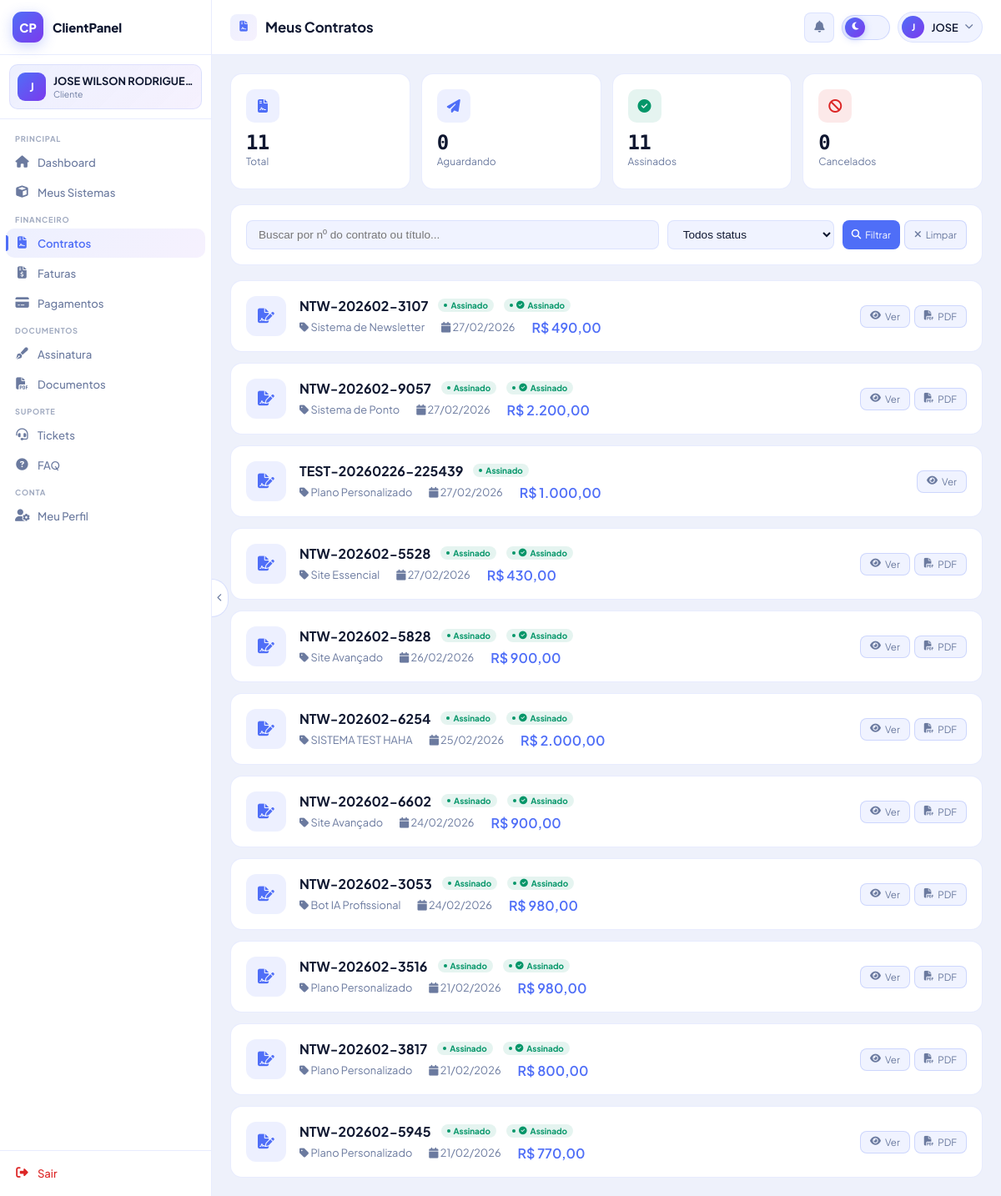
Screenshot of /cliente/modules/contratos/index.php (signed in) with the database file from the repository.
### tables this page shows
CREATE TABLE `clientes` (
  `id` int(11) NOT NULL,
  `nome` varchar(200) NOT NULL,
  `email` varchar(100) NOT NULL,
  `username` varchar(50) DEFAULT NULL,
  `codigo_indicacao` varchar(100) DEFAULT NULL,
  `indicado_por` int(11) DEFAULT NULL,
  `total_indicacoes` int(11) DEFAULT 0,
  `desconto_indicacao` decimal(10,2) DEFAULT 0.00,
  `validade_desconto` date DEFAULT NULL,
  `password_hash` varchar(255) DEFAULT NULL,
  `telefone` varchar(20) DEFAULT NULL,
  `celular` varchar(20) DEFAULT NULL,
  `cpf_cnpj` varchar(20) DEFAULT NULL,
  `rg_ie` varchar(20) DEFAULT NULL,
  `data_nascimento` date DEFAULT NULL,
  `empresa` varchar(200) DEFAULT NULL,
  `cargo` varchar(100) DEFAULT NULL,
  `endereco` text DEFAULT NULL,
  `cidade` varchar(100) DEFAULT NULL,
  `estado` char(2) DEFAULT NULL,
  `cep` varchar(10) DEFAULT NULL,
  `observacoes` text DEFAULT NULL,
  `foto` varchar(255) DEFAULT NULL,
  `status` enum('ativo','inativo','bloqueado') DEFAULT 'ativo',
  `tipo` enum('cliente','admin','parceiro') DEFAULT 'cliente',
  `created_at` timestamp NOT NULL DEFAULT current_timestamp(),
  `updated_at` timestamp NULL DEFAULT NULL ON UPDATE current_timestamp(),
  `ultimo_acesso` datetime DEFAULT NULL,
  `tentativas_falhas` int(11) DEFAULT 0,
  `bloqueado_ate` datetime DEFAULT NULL,
  `token_recuperacao` varchar(100) DEFAULT NULL,
  `token_expira` datetime DEFAULT NULL
);

CREATE TABLE `contratos` (
  `id` int(11) NOT NULL,
  `cliente_id` int(11) NOT NULL,
  `plano_contratado_id` int(11) DEFAULT NULL,
  `tipo_contrato` enum('adesao','renovacao','cancelamento','aditivo') NOT NULL,
  `numero_contrato` varchar(50) NOT NULL,
  `versao` varchar(20) DEFAULT '1.0',
  `titulo` varchar(255) NOT NULL,
  `conteudo` longtext NOT NULL,
  `valor_total` decimal(10,2) DEFAULT NULL,
  `valor_entrada` decimal(10,2) DEFAULT NULL,
  `valor_mensal` decimal(10,2) DEFAULT NULL,
  `numero_parcelas` int(11) DEFAULT 1,
  `dia_vencimento` int(11) DEFAULT 10,
  `data_primeira_parcela` date DEFAULT NULL,
  `data_primeira_mensalidade` date DEFAULT NULL,
  `multa_cancelamento` decimal(10,2) DEFAULT NULL,
  `percentual_multa` decimal(5,2) DEFAULT NULL COMMENT 'Percentual da multa',
  `prazo_fidelidade` int(11) DEFAULT NULL COMMENT 'Meses de fidelidade',
  `data_assinatura` datetime DEFAULT NULL,
  `data_vencimento` date DEFAULT NULL,
  `data_cancelamento` datetime DEFAULT NULL,
  `motivo_cancelamento` text DEFAULT NULL,
  `status` enum('rascunho','enviado','assinado','cancelado','vencido') DEFAULT 'rascunho',
  `pdf_path` varchar(255) DEFAULT NULL,
  `observacoes` text DEFAULT NULL,
  `created_by` int(11) DEFAULT NULL,
  `created_at` timestamp NOT NULL DEFAULT current_timestamp(),
  `updated_at` timestamp NULL DEFAULT NULL ON UPDATE current_timestamp()
);

CREATE TABLE `planos_contratados` (
  `id` int(11) NOT NULL,
  `cliente_id` int(11) NOT NULL,
  `plano_id` int(11) DEFAULT NULL COMMENT 'ID do plano padrão (se aplicável)',
  `tipo_plano` enum('site','sistema','bot','outros') NOT NULL,
  `nome_plano` varchar(255) NOT NULL,
  `descricao` text DEFAULT NULL,
  `valor_plano` decimal(10,2) NOT NULL COMMENT 'Valor único do desenvolvimento',
  `valor_mensal` decimal(10,2) NOT NULL COMMENT 'Valor da mensalidade (manutenção)',
  `forma_pagamento` enum('vista','parcelado','recorrente') DEFAULT 'recorrente',
  `numero_parcelas` int(11) DEFAULT 1,
  `data_inicio` date NOT NULL,
  `data_fim` date DEFAULT NULL,
  `periodo_teste` int(11) DEFAULT 0 COMMENT 'Dias de teste grátis',
  `dia_vencimento` int(11) DEFAULT 10,
  `data_proxima_fatura` date DEFAULT NULL,
  `ultima_fatura_gerada` date DEFAULT NULL,
  `mp_subscription_id` varchar(100) DEFAULT NULL,
  `mp_preapproval_id` varchar(100) DEFAULT NULL,
  `status` enum('ativo','pendente','cancelado','suspenso','concluido') DEFAULT 'ativo',
  `observacoes` text DEFAULT NULL,
  `created_at` timestamp NOT NULL DEFAULT current_timestamp(),
  `updated_at` timestamp NULL DEFAULT NULL ON UPDATE current_timestamp()
);

### cliente/modules/contratos/index.php (the view, shortened to what the rows shown need)
<?php
require_once '../../includes/header.php';
require_once '../../includes/menu.php';
global $conn;
$cid = (int)$_SESSION['cliente_id'];
$sql = "SELECT c.*,
               pc.nome_plano,
               pc.valor_mensal,
               (SELECT COUNT(*) FROM cliente_assinaturas_contratos WHERE contrato_id = c.id) as assinado
        FROM contratos c
        LEFT JOIN planos_contratados pc ON c.plano_contratado_id = pc.id
        WHERE c.cliente_id = ?
        AND c.status IN ('enviado', 'assinado', 'cancelado')";
$params = [$cid];
$types = "i";
$sql .= " ORDER BY c.created_at DESC";
$stmt = $conn->prepare($sql);
$stmt->bind_param($types, ...$params);
$stmt->execute();
$contratos = $stmt->get_result();
$contratos->data_seek(0);
$contratos->data_seek(0);
?>
<main class="main" id="main">
    <div class="topbar">
        <div class="top-right">
            <div class="user-btn" id="userBtn">
                <div class="sb-av"><?php echo strtoupper(substr($cliente['nome'],0,1)); ?></div>
                <span class="user-btn-n"><?php echo htmlspecialchars(explode(' ',$cliente['nome'])[0]); ?></span>
                <i class="fas fa-chevron-down user-chevron"></i>
            </div>
        </div>
    </div>
    <div class="content">
        <?php if ($contratos->num_rows == 0): ?>
        <div style="text-align:center; padding:60px 20px; background:var(--surf); border-radius:var(--r);">
            <i class="fas fa-file-contract" style="font-size:3rem; color:var(--tx4); margin-bottom:15px;"></i>
            <h3 style="margin-bottom:10px;">Nenhum contrato encontrado</h3>
            <p style="color:var(--tx3);">Você ainda não possui contratos disponíveis.</p>
        </div>
        <?php else: ?>
        <div style="display:flex; flex-direction:column; gap:13px;">
            <?php while ($c = $contratos->fetch_assoc()):
                $status_class = match($c['status']) {
                    'enviado'  => 'chip-blue',
                    'assinado' => 'chip-green',
                    'cancelado'=> 'chip-red',
                    default    => 'chip-warn'
                };
                $status_label = match($c['status']) {
                    'enviado'  => 'Aguardando assinatura',
                    'assinado' => 'Assinado',
                    'cancelado'=> 'Cancelado',
                    default    => ucfirst($c['status'])
                };
                $assinado = $c['assinado'] > 0;
            ?>
            <div class="act-card" style="flex-direction:row; justify-content:space-between; padding:18px; margin:0;" onclick="window.location.href='?mod=contratos&action=view&id=<?php echo $c['id']; ?>'">
                <div style="display:flex; align-items:center; gap:16px; flex:1;">
                    <div class="act-ico" style="background:rgba(79,110,247,.1);color:var(--ac); width:48px; height:48px;">
                        <i class="fas fa-file-signature"></i>
                    </div>
                    <div style="flex:1;">
                        <div style="display:flex; align-items:center; gap:12px; margin-bottom:5px; flex-wrap:wrap;">
                            <span style="font-weight:700; color:var(--tx);"><?php echo htmlspecialchars($c['numero_contrato']); ?></span>
                            <span class="chip <?php echo $status_class; ?>"><?php echo $status_label; ?></span>
                            <?php if ($assinado): ?>
                            <span class="chip chip-green" style="background:rgba(5,150,105,.1);color:var(--ac3);">
                                <i class="fas fa-check-circle" style="font-size:.6rem;"></i> Assinado
                            </span>
                            <?php endif; ?>
                        </div>
                        <div style="display:flex; align-items:center; gap:20px; flex-wrap:wrap;">
                            <span style="font-size:.8rem; color:var(--tx3);">
                                <i class="fas fa-tag"></i> <?php echo htmlspecialchars($c['nome_plano'] ?? 'Plano Personalizado'); ?>
                            </span>
                            <span style="font-size:.8rem; color:var(--tx3);">
                                <i class="fas fa-calendar"></i>
                                <?php echo date('d/m/Y', strtotime($c['created_at'])); ?>
                            </span>
                            <?php if ($c['valor_total']): ?>
                            <span style="font-weight:600; color:var(--ac);">
                                R$ <?php echo number_format($c['valor_total'], 2, ',', '.'); ?>
                            </span>
                            <?php endif; ?>
                        </div>
                    </div>
                </div>
                <div style="display:flex; gap:5px;">
                    <a href="visualizar.php?mod=contratos&action=view&id=<?php echo $c['id']; ?>" class="btn-sm">
                        <i class="fas fa-eye"></i> Ver
                    </a>
                    <?php if ($assinado): ?>
                    <a href="?mod=contratos&action=pdf&id=<?php echo $c['id']; ?>" class="btn-sm" target="_blank">
                        <i class="fas fa-file-pdf"></i> PDF
                    </a>
                    <?php endif; ?>
                </div>
            </div>
            <?php endwhile; ?>
        </div>
        <?php endif; ?>
    </div>
</main>
<?php require_once '../../includes/footer.php'; ?>

### cliente/includes/menu.php (shortened to what the rows shown need)
<aside class="sidebar" id="sidebar">
    <div class="sb-prof">
        <div class="sb-prof-pill">
            <div class="sb-av"><?php echo strtoupper(substr($cliente['nome'], 0, 1)); ?></div>
            <div class="sb-prof-info">
                <div class="sb-prof-name"><?php echo htmlspecialchars($cliente['nome']); ?></div>
                <div class="sb-prof-role">Cliente</div>
            </div>
        </div>
    </div>
</aside>

### rows the page displays
clientes: nome "J", nome "JOSE WILSON RODRIGUE…", nome "JOSE"
contratos: numero_contrato "NTW-202602-3107", status "Assinado", plano_contratado.nome_plano "Sistema de Newsletter", created_at "27/02/2026", valor_total "490,00"
contratos: numero_contrato "NTW-202602-9057", status "Assinado", plano_contratado.nome_plano "Sistema de Ponto", created_at "27/02/2026", valor_total "2.200,00"
contratos: numero_contrato "TEST-20260226-225439", status "Assinado", nome_plano "Plano Personalizado", created_at "27/02/2026", valor_total "1.000,00"
contratos: numero_contrato "NTW-202602-5528", status "Assinado", plano_contratado.nome_plano "Site Essencial", created_at "27/02/2026", valor_total "430,00"
contratos: numero_contrato "NTW-202602-5828", status "Assinado", plano_contratado.nome_plano "Site Avançado", created_at "26/02/2026", valor_total "900,00"
contratos: numero_contrato "NTW-202602-6254", status "Assinado", plano_contratado.nome_plano "SISTEMA TEST HAHA", created_at "25/02/2026", valor_total "2.000,00"
contratos: numero_contrato "NTW-202602-6602", status "Assinado", plano_contratado.nome_plano "Site Avançado", created_at "24/02/2026", valor_total "900,00"
contratos: numero_contrato "NTW-202602-3053", status "Assinado", plano_contratado.nome_plano "Bot IA Profissional", created_at "24/02/2026", valor_total "980,00"
contratos: numero_contrato "NTW-202602-3516", status "Assinado", nome_plano "Plano Personalizado", created_at "21/02/2026", valor_total "980,00"
contratos: numero_contrato "NTW-202602-3817", status "Assinado", nome_plano "Plano Personalizado", created_at "21/02/2026", valor_total "800,00"
contratos: numero_contrato "NTW-202602-5945", status "Assinado", nome_plano "Plano Personalizado", created_at "21/02/2026", valor_total "770,00"

### other values shown
$data['titulo'] "PRINCIPAL"
$item['nome'] "Dashboard"
$item['nome'] "Meus Sistemas"
$data['titulo'] "FINANCEIRO"
$item['nome'] "Contratos"
$item['nome'] "Faturas"
$item['nome'] "Pagamentos"
$data['titulo'] "DOCUMENTOS"
$item['nome'] "Assinatura"
$item['nome'] "Documentos"
$data['titulo'] "SUPORTE"
$item['nome'] "Tickets"
$item['nome'] "FAQ"
$data['titulo'] "CONTA"
$item['nome'] "Meu Perfil"
